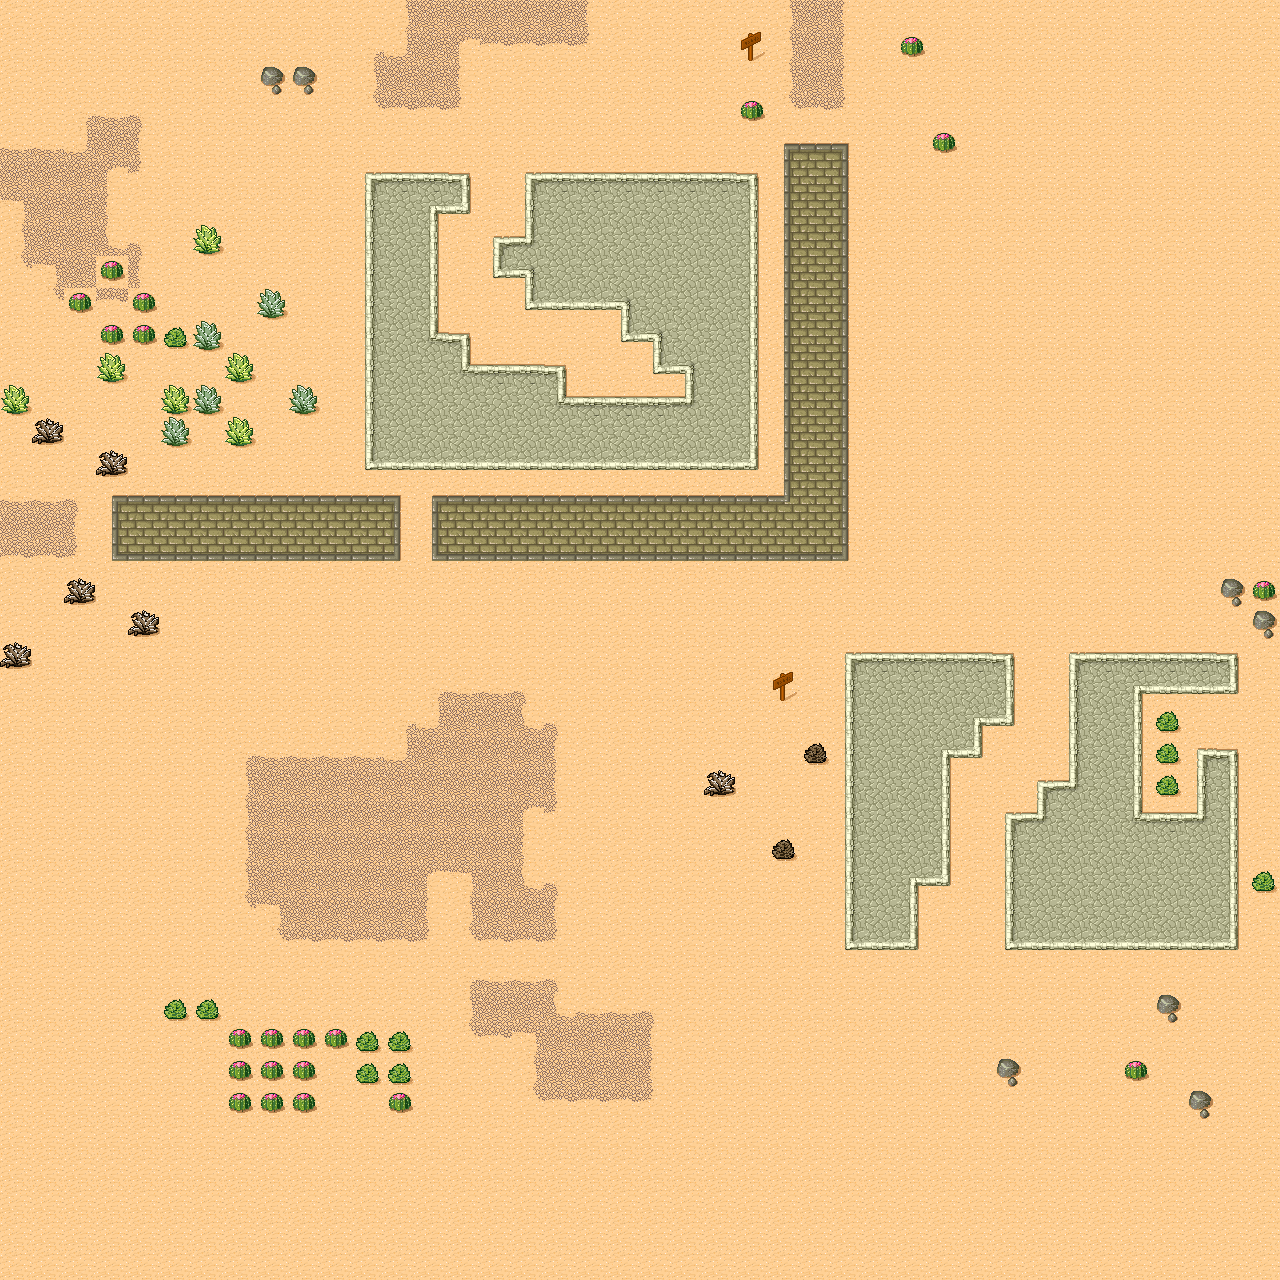

Rendered tile map (Tiled .tmx) drawn with the repository's tilesets; below, a short description and the map source with its tile grids summarised:
An orthogonal 40x40 tile map with 32x32 px tiles, 1 tile layer (Ground).

<map version="1.0" orientation="orthogonal" width="40" height="40" tilewidth="32" tileheight="32">
 <tileset firstgid="1" source="../Downloads/tiled-0.10.2/examples/desert.tsx" />
 <layer name="Ground" width="40" height="40">
  <data>[1600 cells, 1600 non-empty, 45 distinct tile ids]</data>
 </layer>
</map>
